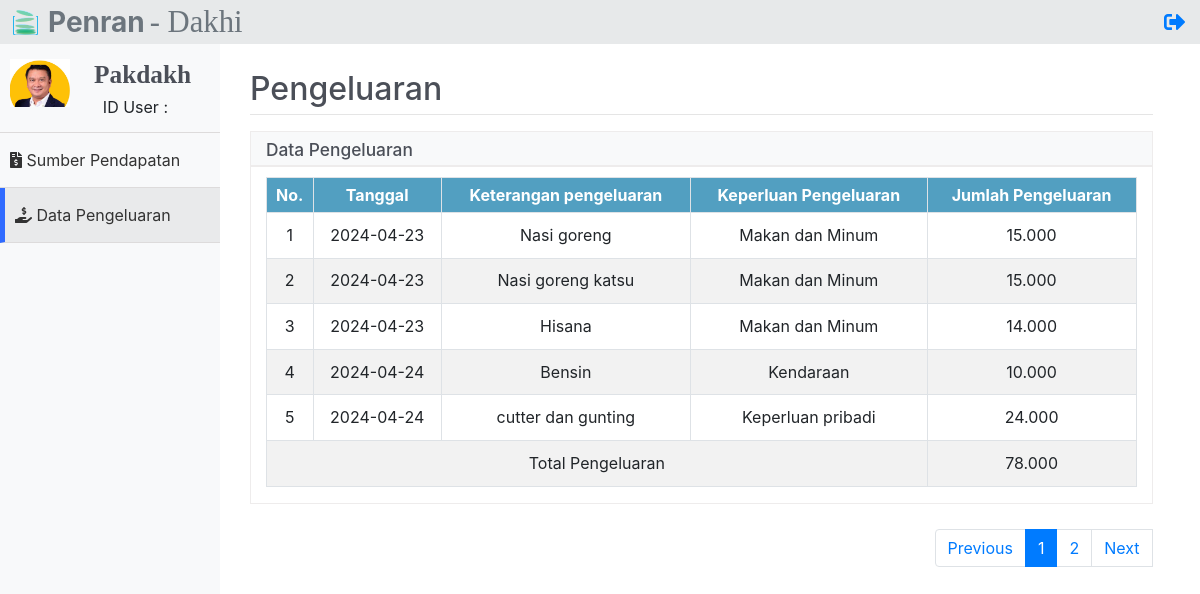
/pengeluaranUser.php?username=pakdakhi (signed in), run on the app's committed database.
### tables this page shows
CREATE TABLE `pengeluaran` (
  `id` int(11) NOT NULL,
  `tanggal` date NOT NULL,
  `keterangan` varchar(50) NOT NULL,
  `keperluan` varchar(30) NOT NULL,
  `jumlah` varchar(255) NOT NULL,
  `username` varchar(50) NOT NULL
);

### function/functions.php (called while the page is built, shortened)
<?php
    $koneksi = mysqli_connect('localhost', 'root', '', 'dompet-qu');
    if (mysqli_connect_error() == true) {
        die('Gagal terhubung ke database');
        return false;
    } else {
        return true;
    }
    function query($query) {
        global $koneksi;
        $result = mysqli_query($koneksi, $query);
        $rows = [];
        while( $row = mysqli_fetch_assoc($result) ) {
            $rows[] = $row;
        }
        return $rows;
    }
?>

### pengeluaranUser.php (the view, shortened to what this page needs)
<?php
require 'function/functions.php';
$username = $_GET['username'];
$idUser = $_GET['idUser'];
$jumlahTabel = 5;
$jumlahData = count(query("SELECT * FROM pengeluaran WHERE username = '$username'"));
$jumlahHalaman = ceil($jumlahData / $jumlahTabel);
$halamanAktif = (isset($_GET['halaman'])) ? $_GET['halaman'] : 1;
$awalData = ($jumlahTabel * $halamanAktif) - $jumlahTabel;
$pengeluaran = query("SELECT * FROM pengeluaran WHERE username = '$username' LIMIT $awalData, $jumlahTabel");
?>
<!DOCTYPE html>
<html lang="en">
<head>
    <link rel="stylesheet" href="css/bootstrap.css">
    <link rel="stylesheet" href="css/bootstrap.min.css">
    <link rel="stylesheet" href="css/bootstrap-reboot.min.css">
    <link rel="stylesheet" href="https://use.fontawesome.com/releases/v5.6.3/css/all.css"
>
    <link rel="stylesheet" href="css/styler.css?v=1.0">
    <link rel="stylesheet" type="text/css" href="https://cdnjs.cloudflare.com/ajax/libs/sweetalert/1.1.3/sweetalert.min.css">
</head>
<body>
    <div class="header">
        <img src="img/favicon.png" width="25px" height="25px" class="float-left logo-fav">
        <h3 class="text-secondary font-weight-bold float-left logo">Penran</h3>
        <h3 class="text-secondary float-left logo2">- Dakhi</h3>
        <a href="administrator">
            <div class="logout">
                <i class="fas fa-sign-out-alt float-right log"></i>
            </div>
        </a>
    </div>
    <div class="sidebar">
        <nav>
            <ul>
                <li>
                    <img src="img/profile.png" class="img-fluid profile float-left" width="60px">
                    <h5 class="admin"> <?= ucwords(substr($username, 0, 7)) ?></h5>
                    <div class="online">
                        <p class="float-right ontext">ID User : <?= $idUser ?></p>
                    </div>
                </li>
                <a href="pendapatanUser?username=<?= $username ?>&idUser=<?= $idUser ?>" style="text-decoration: none;">
                <li style="cursor:pointer;">
                    <div>
                        <span><i class="fas fa-file-invoice-dollar"></i></span>
                        <span>Sumber Pendapatan</span>
                        </div>
                    </li></a>
                <li  class="aktif" style="border-left: 5px solid #306bff; ">
                    <div>
                        <span><i class="fas fa-hand-holding-usd"></i></span>
                        <span>Data Pengeluaran</span>
                    </div>
                </li></a>
            </ul>
        </nav>
    </div>
    <div class="main-content khusus">
        <div class="konten khusus2">
            <div class="konten_dalem khusus3">
                <h2 class="head" style="color: #4b4f58;">Pengeluaran</h2>
                <hr style="margin-top: -2px;">
                <div class="headline">
                    <h5>Data Pengeluaran</h5>
                </div>
                <div class="container" id="container">
                    <div class="row tampil" id="row">
                        <div class="col-md-12">
                            <div class="table-responsive">
                                <table class="table table-sm table-hover table-striped table-bordered">
                                    <tr>
                                        <th>No.</th>
                                        <th>Tanggal</th>
                                        <th>Keterangan pengeluaran</th>
                                        <th>Keperluan Pengeluaran</th>
                                        <th>Jumlah Pengeluaran</th>
                                    </tr>
                                    <?php $i = 1; ?>
                                    <?php foreach ($pengeluaran as $row) : ?>
                                    <tr class="show" id="<?= $row['username'] ?>">
                                        <td> <?= $i ?> </td>
                                        <td data-target="tanggal"><?= htmlspecialchars($row['tanggal']) ?></td>
                                        <td data-target="keterangan"><?= htmlspecialchars($row['keterangan']) ?></td>
                                        <td data-target="keperluan"><?= htmlspecialchars($row['keperluan']) ?></td>
                                        <td data-target="jumlahKeluar"><?= htmlspecialchars($row['jumlah']) ?></td>
                                    </tr>
                                    <?php
                                        $jumlah2[] = $row["jumlah"];
                                        $jumlahConvert = str_replace('.', '', $jumlah2);
                                        $totali = array_sum($jumlahConvert);
                                        $hasilJumlah = number_format($totali, 0, ',', '.');
                                    ?>
                                    <?php $i++ ?>
                                    <?php endforeach; ?>
                                    <?php if(isset($jumlah2) != null) :?>
                                    <tr>
                                        <td colspan="4">Total Pengeluaran</td>
                                        <td id="total" data-target="total"><?= $hasilJumlah ?></td>
                                    </tr>
                                    <?php endif; ?>
                                </table>
                            </div>
                        </div>
                    </div>
                </div>
                    <div class="panel-footer">
                        <nav class="float-right page">
                            <ul class="pagination">
                                <?php if ($halamanAktif > 1) : ?>
                                <li class="page-item">
                                    <a href="?halaman=<?= $halamanAktif - 1 ?>&username=<?= $username ?>&idUser=<?= $idUser ?>" class="page-link">Previous</a>
                                </li>
                                <?php else : ?>
                                <li class="page-item">
                                    <div class="page-link">Previous</div>
                                </li>
                                <?php endif; ?>
                                <?php for ($i = 1; $i <= $jumlahHalaman; $i++) : ?>
                                    <?php if ($i == $halamanAktif) : ?>
                                    <li class="page-item active" aria-current="page">
                                        <a class="page-link" href="?halaman=<?= $i; ?>&username=<?= $username ?>&idUser=<?= $idUser ?>"><?= $i; ?></a>
                                    </li>
                                    <?php else : ?>
                                    <li class="page-item" aria-current="page">
                                        <a class="page-link" href="?halaman=<?= $i; ?>&username=<?= $username ?>&idUser=<?= $idUser ?>"><?= $i; ?></a>
                                    </li>
                                    <?php endif; ?>
                                <?php endfor; ?>
                                <?php if ($halamanAktif < $jumlahHalaman) : ?>
                                <li>
                                    <a href="?halaman=<?= $halamanAktif + 1 ?>&username=<?= $username ?>&idUser=<?= $idUser ?>" class="page-link" href="#">Next</a>
                                </li>
                                <?php else : ?>
                                <li class="page-item">
                                    <div class="page-link">Next</div>
                                </li>
                                <?php endif; ?>
                            </ul>
                        </nav>
                    </div>
            </div>
        </div>
    </div>
</body>
</html>

### css/styler.css (style rules this page uses)
* { padding: 0; margin: 0; box-sizing: border-box; }
html, body { height: 100%; }
.header { position: fixed; height: 44px; width: 100%; background: #e7e9ea; z-index: 4; }
h3.logo { line-height: 44px; margin-left: 10px; }
.logo2 { line-height: 44px; margin-left: 5px; font-size: 23pt; font-family: nyala; }
.logo-fav { margin-left: 13px; margin-top: 10px; }
.sidebar { position: fixed; width: 100%; background: #f8f9fa; height: 100%; z-index: 3; padding-top: 44px; }
.konten_dalem { width: 95%; }
.aktif { background: #e9eaeb; }
span { color: #333; }
.sidebar ul { list-style: none; padding: 0; margin: 0; }
.sidebar ul li { padding: 15px 10px; cursor: pointer; border-bottom: 1px solid rgb(221, 219, 219); }
.sidebar ul li i { color: #333; }
.main-content { padding-top: 50px; }
.log { font-size: 16pt; line-height: 45px; margin-right: 10px; }
.logout { font-family: nyala; font-size: 17pt; line-height: 44px; margin-right: 5px; }
div.konten { margin-left: 50px; margin-top: 20px; }
th { background: #529fc1; color: #fff; padding: 5px; text-align: center; }
td { line-height: 35px; text-align: center; }
.page { margin-top: -5px; }
.container { margin-bottom: 30px; border: 1px solid rgb(238, 236, 236); max-width: 100%; }
.headline { height: 35px; background: #f8f9fa; border: 1px solid rgb(238, 236, 236); }
.headline h5 { font-size: 13pt; line-height: 35px; margin-left: 15px; color: #4b4f58; }
.row { margin-top: 10px; }
.admin { font-size: 19pt; font-weight: bold; font-family: nyala; margin-right: 40px; color: #4b4f58; margin-bottom: 28px; margin-left: 84px; }
.online { font-size: 12pt; margin-right: 42px; }
.ontext { margin-top: -22px; margin-left: 5px; }
.profile { transition: 1.2s; }
@media screen and (min-width: 600px) { .sidebar { width: 80px; } }
@media screen and (min-width: 600px) { .sidebar ul li span:nth-child(2) { display: none; } }
@media screen and (min-width: 600px) { .sidebar ul li { text-align: center; } }
@media screen and (min-width: 600px) { .sidebar ul li i { font-size: 26px; } }
@media screen and (min-width: 600px) { .main-content { margin-left: 80px; } }
@media screen and (min-width: 1000px) { .sidebar { width: 220px; } }
@media screen and (min-width: 1000px) { .sidebar ul li { text-align: left; } }
@media screen and (min-width: 1000px) { .sidebar ul li span:nth-child(2) { display: inline; } }
@media screen and (min-width: 1000px) { .sidebar ul li i { font-size: 16px; } }
@media screen and (min-width: 1000px) { .main-content { margin-left: 200px; } }

### data on the page
pengeluaran: tanggal "2024-04-23", keterangan "Nasi goreng", keperluan "Makan dan Minum", jumlah "15.000"
pengeluaran: tanggal "2024-04-23", keterangan "Nasi goreng katsu", keperluan "Makan dan Minum", jumlah "15.000"
pengeluaran: tanggal "2024-04-23", keterangan "Hisana", keperluan "Makan dan Minum", jumlah "14.000"
pengeluaran: tanggal "2024-04-24", keterangan "Bensin", keperluan "Kendaraan", jumlah "10.000"
pengeluaran: tanggal "2024-04-24", keterangan "cutter dan gunting", keperluan "Keperluan pribadi", jumlah "24.000"

### other printed values
substr($username, 0, 7) "Pakdakh"
$hasilJumlah "78.000"
